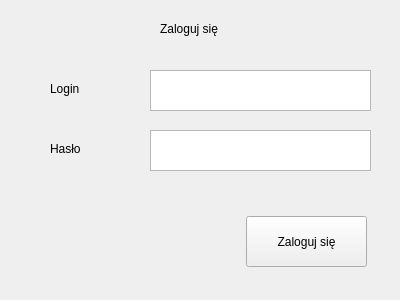
<?xml version="1.0" encoding="UTF-8"?>
<ui version="4.0">
 <class>Logowanie</class>
 <widget class="QWidget" name="Logowanie">
  <property name="geometry">
   <rect>
    <x>0</x>
    <y>0</y>
    <width>400</width>
    <height>300</height>
   </rect>
  </property>
  <property name="sizePolicy">
   <sizepolicy hsizetype="Fixed" vsizetype="Fixed">
    <horstretch>0</horstretch>
    <verstretch>0</verstretch>
   </sizepolicy>
  </property>
  <property name="minimumSize">
   <size>
    <width>400</width>
    <height>300</height>
   </size>
  </property>
  <property name="maximumSize">
   <size>
    <width>400</width>
    <height>300</height>
   </size>
  </property>
  <property name="windowTitle">
   <string>Form</string>
  </property>
  <widget class="QTextBrowser" name="login_browser">
   <property name="geometry">
    <rect>
     <x>150</x>
     <y>70</y>
     <width>221</width>
     <height>41</height>
    </rect>
   </property>
  </widget>
  <widget class="QTextBrowser" name="password_browser">
   <property name="geometry">
    <rect>
     <x>150</x>
     <y>130</y>
     <width>221</width>
     <height>41</height>
    </rect>
   </property>
  </widget>
  <widget class="QLabel" name="main_label">
   <property name="geometry">
    <rect>
     <x>160</x>
     <y>20</y>
     <width>71</width>
     <height>17</height>
    </rect>
   </property>
   <property name="text">
    <string>Zaloguj się</string>
   </property>
  </widget>
  <widget class="QPushButton" name="btn_logIn">
   <property name="geometry">
    <rect>
     <x>246</x>
     <y>216</y>
     <width>121</width>
     <height>51</height>
    </rect>
   </property>
   <property name="text">
    <string>Zaloguj się</string>
   </property>
  </widget>
  <widget class="QLabel" name="login_label">
   <property name="geometry">
    <rect>
     <x>50</x>
     <y>80</y>
     <width>66</width>
     <height>17</height>
    </rect>
   </property>
   <property name="text">
    <string>Login</string>
   </property>
  </widget>
  <widget class="QLabel" name="password_label">
   <property name="geometry">
    <rect>
     <x>50</x>
     <y>140</y>
     <width>66</width>
     <height>17</height>
    </rect>
   </property>
   <property name="text">
    <string>Hasło</string>
   </property>
  </widget>
 </widget>
 <resources/>
 <connections/>
</ui>
